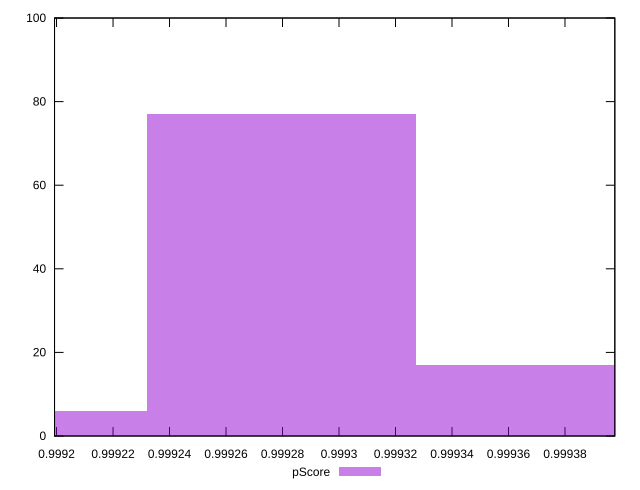

Here is the gnuplot script that generated this plot:
reset

$pScore <<EOF
0.9992795425212159 77
0.9991843095523298 6
0.9993747754901019 17
EOF

set key outside below
set boxwidth 0.00009523296888603982
set xrange [0.9991992911420061:0.9993976453956019]
set yrange [0:100]
set trange [0:100]
set style fill transparent solid 0.5 noborder
set terminal svg size 640, 490 enhanced background rgb 'white'
set output "reports/report_00031_2021-02-24T23-18-18.084Z/first-cpu-idle/samples/music/pScore/histogram.svg"

plot $pScore title "pScore" with boxes

reset
